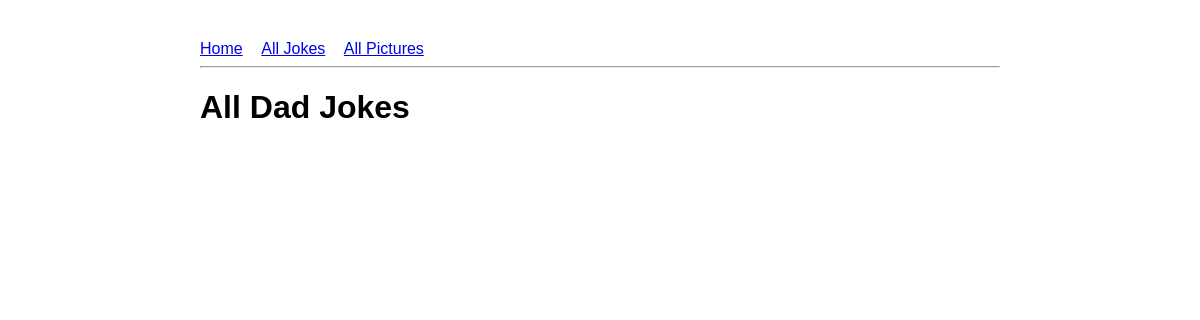
Page /dadjokes/jokes on the earlier database version.
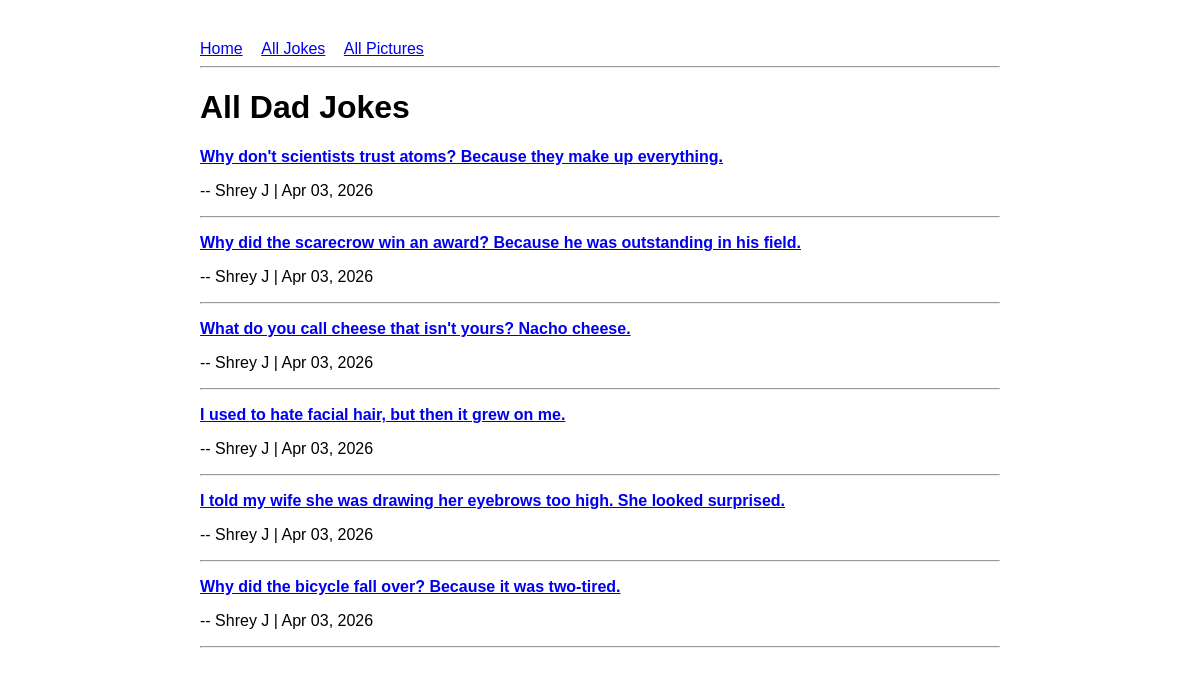
Same page on the later database version.
### dadjokes/models.py (models this page shows, shortened)
class Joke(models.Model):
    text = models.TextField(blank=True)
    name = models.TextField(blank=True)
    timestamp = models.DateTimeField(auto_now=True)

### dadjokes/views.py (the view)
# urls.py: path('jokes', views.jokes_view, name='jokes'),
def jokes_view(request):
    jokes = Joke.objects.all()
    return render(request, 'dadjokes/jokes.html', {'jokes': jokes})

### dadjokes/templates/dadjokes/jokes.html
{% extends 'dadjokes/base.html' %}
{% block content %}
<h1>All Dad Jokes</h1>
{% for joke in jokes %}
<div>
    <p><a href="{% url 'joke_detail' joke.pk %}"><strong>{{ joke.text }}</strong></a></p>
    <p>-- {{ joke.name }} | {{ joke.timestamp|date:"M d, Y" }}</p>
    <hr>
</div>
{% endfor %}
{% endblock %}

### dadjokes/templates/dadjokes/base.html (shortened to what this page needs)
<!DOCTYPE html>
<html>
<head>
</head>
<body>
    <nav>
        <a href="{% url 'random' %}">Home</a>
        <a href="{% url 'jokes' %}">All Jokes</a>
        <a href="{% url 'pictures' %}">All Pictures</a>
    </nav>
    <hr>
    {% block content %}{% endblock %}
</body>
</html>

### dadjokes/templates/dadjokes/base.html (style rules this page uses)
body { font-family: Arial, sans-serif; max-width: 800px; margin: 40px auto; padding: 0 20px; }
nav a { margin-right: 15px; }

Differences in the rows shown:
added Joke: text "Why don't scientists trust atoms? Because they make up everything.", name "Shrey J", timestamp "Apr 03, 2026"
added Joke: text "Why did the scarecrow win an award? Because he was outstanding in his field.", name "Shrey J", timestamp "Apr 03, 2026"
added Joke: text "What do you call cheese that isn't yours? Nacho cheese.", name "Shrey J", timestamp "Apr 03, 2026"
added Joke: text "I used to hate facial hair, but then it grew on me.", name "Shrey J", timestamp "Apr 03, 2026"
added Joke: text "I told my wife she was drawing her eyebrows too high. She looked surprised.", name "Shrey J", timestamp "Apr 03, 2026"
added Joke: text "Why did the bicycle fall over? Because it was two-tired.", name "Shrey J", timestamp "Apr 03, 2026"
